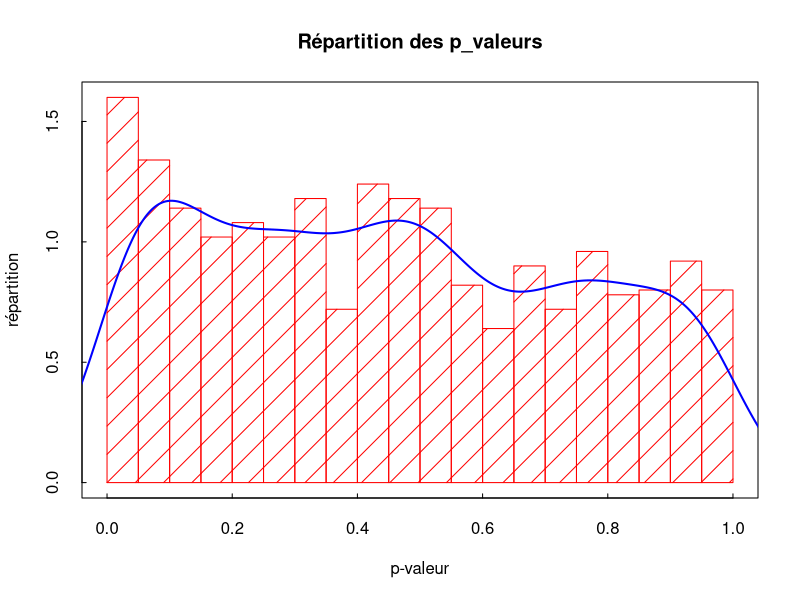
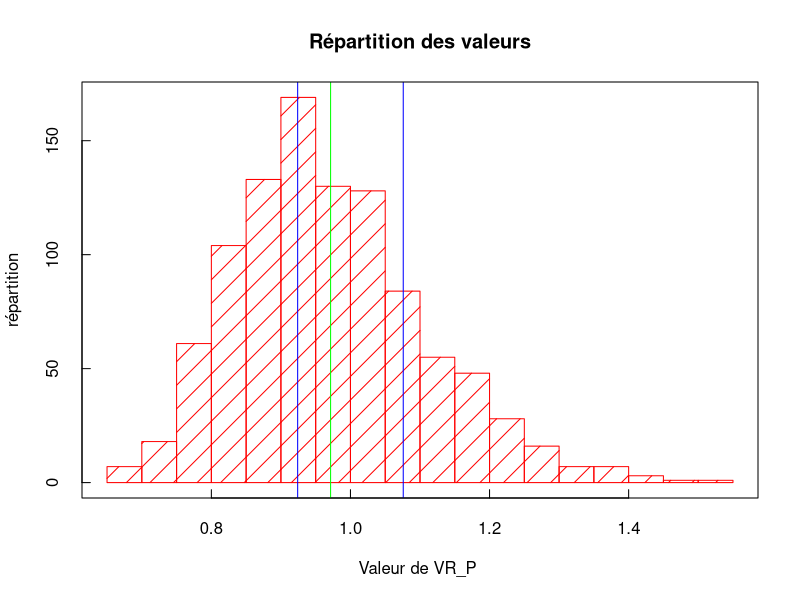
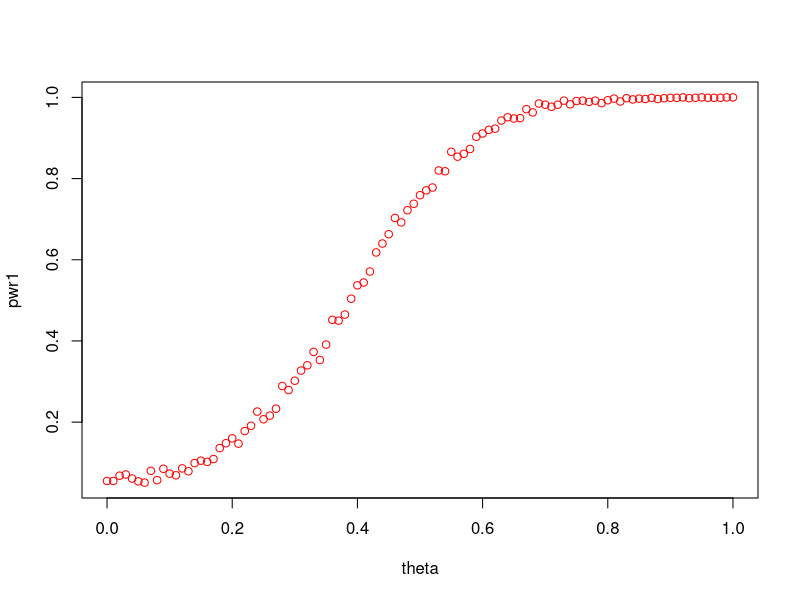
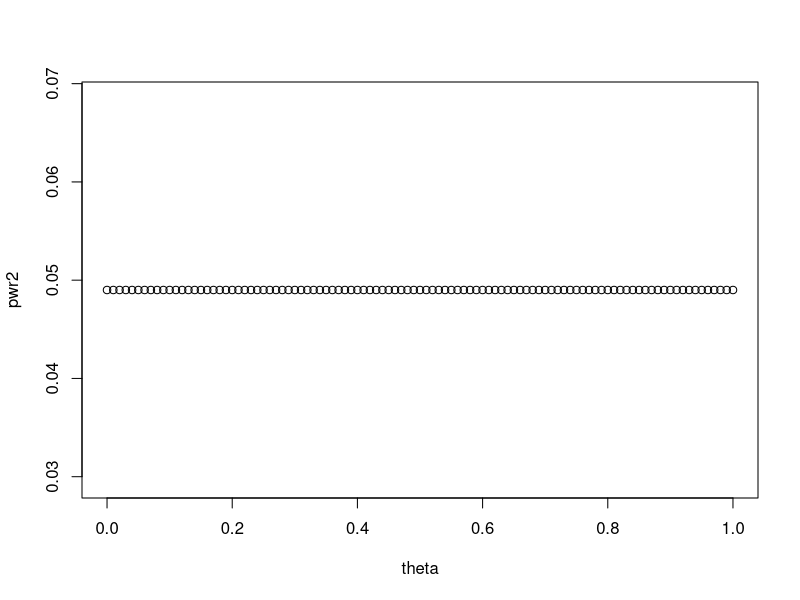

R code for these plots, in order:
## ---- chunk 1
rm(list=ls()) # Removes all existing variables

## ---- chunk 2
Sample = read.table("Economic_Scenarios_1000_Simu.csv",sep=";",header=FALSE) # This command returns an object of the class data.frame
 # For our purpose it is better to convert it into a matrix
n1 = dim(Sample)[1] # Number of rows
p1 = dim(Sample)[2] # Number of columns

X1_char = Sample[3:n1,7:p1] 
tab_X_1 = as.matrix(X1_char)

#pour la premiere simulation 

L=c()
for (i in 1:(floor(n1/4))){
  L=append(L,4*i)
}

IMMO=tab_X_1[L,]
EQUITY= tab_X_1[(L-1),]
INFL=tab_X_1[L-2,]
VALN=tab_X_1[L-3,]

## ---- chunk 3
 #on actualise les données 

IMMO_act=IMMO*VALN
EQUITY_act = EQUITY*VALN 
INFL_act = INFL*VALN

DtSt_IMMO=IMMO*VALN #on actualise les données 
Dt_1St_1_IMMO=DtSt_IMMO[,1:(dim(DtSt_IMMO)[2]-1)]
Y_IMMO=DtSt_IMMO[,2:dim(DtSt_IMMO)[2]]-Dt_1St_1_IMMO

DtSt_EQUITY=EQUITY_act #on actualise les données 
Dt_1St_1_EQUITY=DtSt_EQUITY[,1:(dim(DtSt_EQUITY)[2]-1)]
Y_EQUITY=DtSt_EQUITY[,2:dim(DtSt_EQUITY)[2]]-Dt_1St_1_EQUITY


DtSt_INFL=INFL*VALN #on actualise les données 
Dt_1St_1_INFL=DtSt_INFL[,1:(dim(DtSt_INFL)[2]-1)]
Y_INFL=DtSt_INFL[,2:dim(DtSt_INFL)[2]]-Dt_1St_1_INFL


## ---- chunk 4

mean((IMMO_act[1,] - mean(IMMO_act[1,]))^2)

## ---- chunk 5


########################### Calcul de QP #########################

Qp= function(Sample, p) {
  n=dim(Sample)[1] #n =1000
  d=dim(Sample)[2] # d = 50

  Qp = c()
  
  for (i in 1:n) {
    
    Y_barre = mean(Sample[i,])
    gamma_0 = mean((Sample[i,]-Y_barre)^2)
    Qp_i = 0
    
    for (j in 1:p){
      gamma_j = mean((Sample[i,(1+j):d]-Y_barre)*(Sample[i,1:(d-j)]-Y_barre))
      rho_j = gamma_j/gamma_0
      Qp_i = Qp_i + d*(rho_j^2)
    }
    Qp = append(Qp, Qp_i)
    
  }
  return(Qp)

}

#print(Qp(IMMO_act,3))


########################### Calcul de QP* #########################

Qpstar = function(Sample, p) {
  n=dim(Sample)[1] #n =1000
  d=dim(Sample)[2] # d = 50

  Qpstar = c()
  
  for (i in 1:n) {
    
    Y_barre = mean(Sample[i,])
    gamma_0 = mean((Sample[i,]-Y_barre)^2)
    Qpstar_i = 0
    
    for (j in 1:p){
      gamma_j = mean((Sample[i,(1+j):d]-Y_barre)*(Sample[i,1:(d-j)]-Y_barre))
      
      rho_j = gamma_j/gamma_0
      
      tau_j = sum((Sample[i,(1+j):d]-Y_barre)^2*(Sample[i,1:(d-j)])^2) /(gamma_0^2)
      Qpstar_i = Qpstar_i + d*(rho_j^2)
    }
    Qpstar = append(Qpstar, Qpstar_i)
  }
  return(Qpstar)

}

########################### Calcul de VRp #########################


VRP= function(Sample, p) {
  n=dim(Sample)[1] #n =1000
  d=dim(Sample)[2] # d = 50

  VRP = c()
  
  for (i in 1:n) {
    Y_barre = mean(Sample[i,])
    gamma_0 = mean((Sample[i,]-Y_barre)^2)
    
    VRP_i = 1
    
    for (j in 1:(p-1)){
      gamma_j = mean((Sample[i,(1+j):d]-Y_barre)*(Sample[i,1:(d-j)]))
      rho_j = gamma_j/gamma_0
      VRP_i = VRP_i + (1-(j/p))*rho_j

      }
    VRP = append(VRP, VRP_i)
    
  }
  return(VRP)

}





## ---- chunk 6

Graph = function(Sample,p){
  Qp = Qpstar(Sample,p)
  Y=c()
  for(t in 1:length(Qp)){
    p_value= 1-pchisq(Qp[t],df=p)
    Y=append(Y,p_value)
  }
  #X=c(1:length(Qp))
  
  #plot(X,Y)
  #abline(h=min(Y), col="blue")
  #abline(h=max(Y), col="blue")
  #abline(h=mean(Y), col="red")
  hist(Y,breaks=20,col="red",density=5,xlab="p-valeur",ylab="répartition",main=" Répartition des p_valeurs ",tck=0.01, freq = FALSE)
    # breaks : nombre de barres
    # density : barres vides (0) ou hachurées
    # tck = 0.01 : longueur des graduations
    # xlab & ylab : titre de l'axe des abscisses et ordonnées
    # main : titre de l'histogramme
    # col : couleur des barres - pour mettre d'autres couleurs
    # Le paramètre freq = FALSE ou freq = F permet d'afficher la fréquence que représente chaque catégorie.
  box() # encadre l'histogramme
  densite <- density(Y) # estimer la densité que représente ces différentes valeurs
  lines(densite, col = "blue",lwd=2) # Superposer une ligne de densité à l'histogramme
  
  print(paste0(" min(p_valeur)  = ", min(Y)))
  print(paste0(" max(p_valeur) = ",max(Y)))
  print(paste0(" mean(p_valeur) ",mean(Y)))
  print( "--------------")
  for(alpha in c(0.1,0.05,0.01)){
    
    print(paste0(" alpha = ",alpha))
    print(paste0(" On rejette l'hypothèse nulle ,",length(Y[Y<=alpha])))
    print( "--------------")   
  }
  
  
}
Graph(Y_IMMO,2)



## ---- chunk 7

p=4
VR_P=VRP(Y_IMMO,p)
X=c(1:length(VR_P))
print(paste0(" alpha = ",0.05))
a= 1-qnorm(0.975,mean=0,sd = 1)*sqrt(2*(p-1)/(p*length(VR_P)))
b= 1+qnorm(0.975,mean=0,sd = 1)*sqrt(2*(p-1)/(p*length(VR_P)))
#plot(X,VR_P)
hist(VR_P,breaks=20,col="red",density=6,xlab="Valeur de VR_P ",ylab="répartition",main=" Répartition des valeurs ",tck=0.02)
abline(v=a,col="blue")
abline(v=b,col="blue")
abline(v=mean(VR_P),col="green")
box()
mean(VR_P)

## ---- chunk 8
n=1000 #nombre de simulations
t_max=50
c=100
sigma = 5
p=4

simultheta = function(theta, t_max) {
  simul = c(c/(1-theta))
  bruit = rnorm(t_max, c, sigma^2)
  for (i in (1:t_max)) {
    X_i = theta*simul[i-1] + bruit[i]
    simul = append(simul, X_i)
  }
  return(t(matrix(simul)))
}
N_simul = function(theta, t_max, N){
  mat = matrix(0, ncol=t_max, nrow=N)
  for (i in 1:N){
    mat[i,] = simultheta(theta, t_max)
  }
  return(mat)
}

sums = function(Sample, theta, t_max){
  n = (dim(Sample))[1]
  for (i in 1:n){
    Sample[i,]= cumsum(Sample[i,])
  }
  sum = matrix(0, ncol=1, nrow = t_max)
  a = c/(1-theta)
  b=0
  for (j in (1:t_max)){
    sum[j] = (mean(Sample[,j])-a)/sqrt(b)
    a = theta*a + c
    b= b+ sigma^2
  }
  sum[1]=0
  return(sum)
}



 
## ---- chunk 9

graph_power = function(n){
  theta = seq(from = 0, to = 1, by = 0.01)
  pwr1 = c()
  pwr2 = c()
  for (thet in theta) {
    simul = N_simul(thet, t_max, n)
    Qps = Qp(simul, p)
    sum = abs((sums(simul, thet, t_max)))
    occ1 = length(Qps[Qps>qchisq(0.95,p)])/n
    occ2 = length(sum[sum>qnorm(0.975)])/n
    pwr1 = append(pwr1, occ1)
    pwr2 = append(pwr2, occ2)
    
  }
  plot(theta, pwr1, col="red")
  plot(theta, pwr2)
  #abline(h=min(pwr), col="green")
  #print(min(pwr))
}

## ---- chunk 10
graph_power(1000)
## ---- chunk 11

########################### Calcul de QP sur les colonnes #########################

Qpcol= function(Sample, p) {
  n=dim(Sample)[1] #n =1000
  d=dim(Sample)[2] # d = 50

  t = d #valeur de t
  Qp = c()
  Y_barre_t = mean(Sample[,t])
  gamma_0 = mean((Sample[,t]-Y_barre_t)^2)
  Qp_j = 0
  for (j in 1:p) {
    
    
    Y_barre_tmoinsj = mean(Sample[,d-j])
    
    gamma_j = mean((Sample[,t]-Y_barre_t)*(Sample[,(t-j)]-Y_barre_tmoinsj))
    rho_j = gamma_j/gamma_0
    Qp_j = Qp_j + n*(rho_j^2)
    
    Qp = append(Qp, Qp_j)
    
  }
  return(Qp)

}
